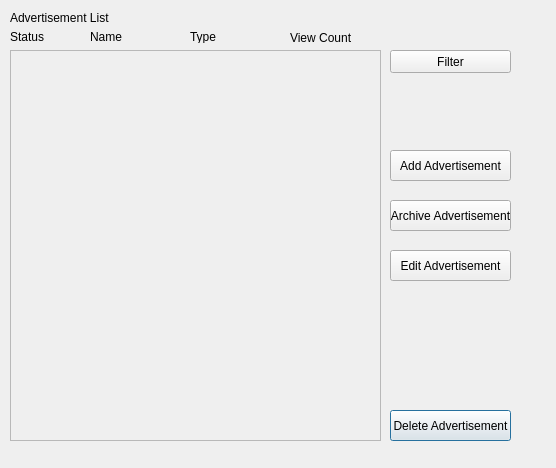
<?xml version="1.0" encoding="UTF-8"?>
<ui version="4.0">
 <class>Dialog</class>
 <widget class="QDialog" name="Dialog">
  <property name="geometry">
   <rect>
    <x>0</x>
    <y>0</y>
    <width>556</width>
    <height>468</height>
   </rect>
  </property>
  <property name="windowTitle">
   <string>Dialog</string>
  </property>
  <widget class="QPushButton" name="delete_advertisement_bt">
   <property name="geometry">
    <rect>
     <x>390</x>
     <y>410</y>
     <width>121</width>
     <height>31</height>
    </rect>
   </property>
   <property name="text">
    <string>Delete Advertisement</string>
   </property>
  </widget>
  <widget class="QLabel" name="label">
   <property name="geometry">
    <rect>
     <x>10</x>
     <y>10</y>
     <width>111</width>
     <height>16</height>
    </rect>
   </property>
   <property name="text">
    <string>Advertisement List</string>
   </property>
  </widget>
  <widget class="QLabel" name="label_5">
   <property name="geometry">
    <rect>
     <x>290</x>
     <y>30</y>
     <width>61</width>
     <height>16</height>
    </rect>
   </property>
   <property name="text">
    <string>View Count</string>
   </property>
  </widget>
  <widget class="QScrollArea" name="scrollArea">
   <property name="geometry">
    <rect>
     <x>10</x>
     <y>50</y>
     <width>371</width>
     <height>391</height>
    </rect>
   </property>
   <property name="widgetResizable">
    <bool>true</bool>
   </property>
   <widget class="QWidget" name="scrollAreaWidgetContents">
    <property name="geometry">
     <rect>
      <x>0</x>
      <y>0</y>
      <width>369</width>
      <height>389</height>
     </rect>
    </property>
   </widget>
  </widget>
  <widget class="QPushButton" name="add_advertisement_bt">
   <property name="geometry">
    <rect>
     <x>390</x>
     <y>150</y>
     <width>121</width>
     <height>31</height>
    </rect>
   </property>
   <property name="text">
    <string>Add Advertisement</string>
   </property>
  </widget>
  <widget class="QLabel" name="label_3">
   <property name="geometry">
    <rect>
     <x>90</x>
     <y>30</y>
     <width>47</width>
     <height>13</height>
    </rect>
   </property>
   <property name="text">
    <string>Name</string>
   </property>
  </widget>
  <widget class="QPushButton" name="archive_advertisement_bt">
   <property name="geometry">
    <rect>
     <x>390</x>
     <y>200</y>
     <width>121</width>
     <height>31</height>
    </rect>
   </property>
   <property name="text">
    <string>Archive Advertisement</string>
   </property>
  </widget>
  <widget class="QPushButton" name="edit_advertisement_bt">
   <property name="geometry">
    <rect>
     <x>390</x>
     <y>250</y>
     <width>121</width>
     <height>31</height>
    </rect>
   </property>
   <property name="text">
    <string>Edit Advertisement</string>
   </property>
  </widget>
  <widget class="QPushButton" name="filter_advertisements_bt">
   <property name="geometry">
    <rect>
     <x>390</x>
     <y>50</y>
     <width>121</width>
     <height>23</height>
    </rect>
   </property>
   <property name="text">
    <string>Filter</string>
   </property>
  </widget>
  <widget class="QLabel" name="label_4">
   <property name="geometry">
    <rect>
     <x>10</x>
     <y>30</y>
     <width>47</width>
     <height>13</height>
    </rect>
   </property>
   <property name="text">
    <string>Status</string>
   </property>
  </widget>
  <widget class="QLabel" name="label_6">
   <property name="geometry">
    <rect>
     <x>190</x>
     <y>30</y>
     <width>47</width>
     <height>13</height>
    </rect>
   </property>
   <property name="text">
    <string>Type</string>
   </property>
  </widget>
 </widget>
 <resources/>
 <connections/>
</ui>
